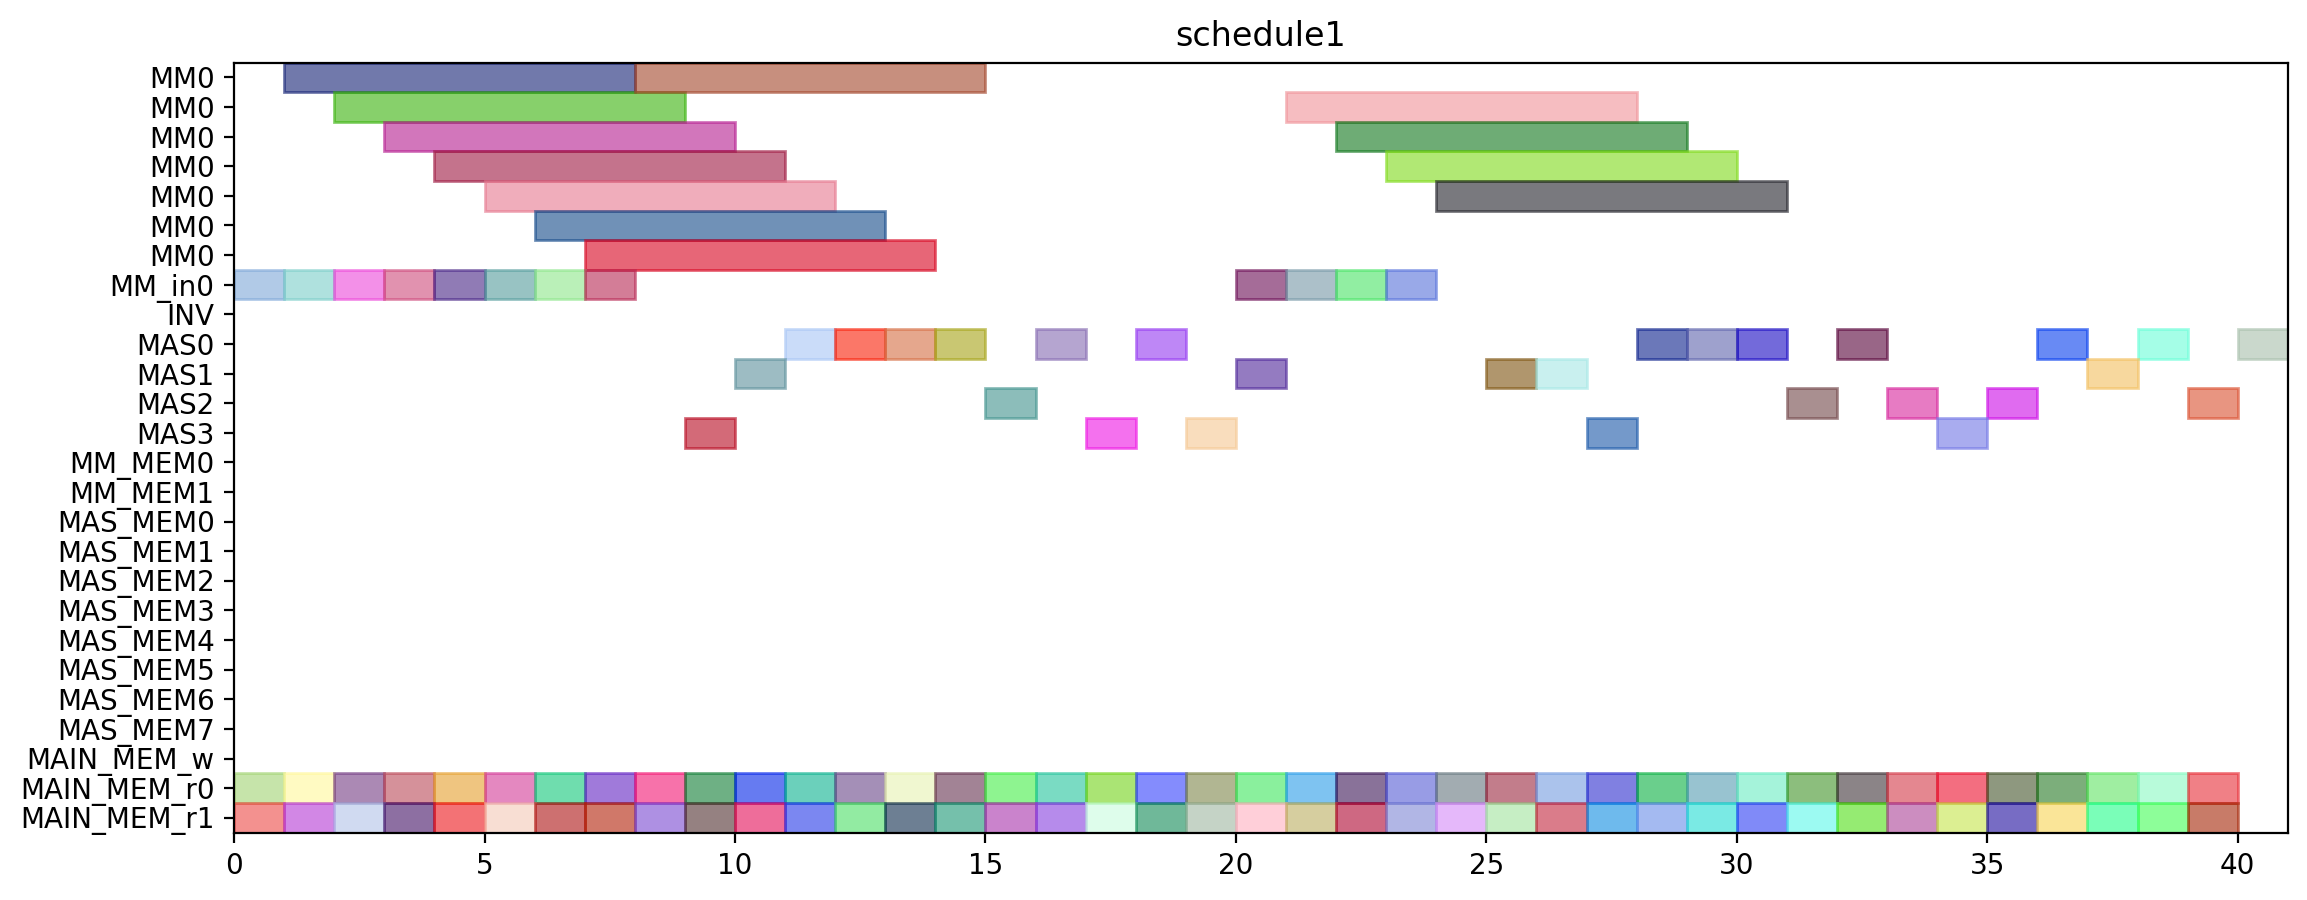

Recreate this plot in Python.
from pyschedule import Scenario, solvers, plotters, alt


def solve():
	horizon = 111
	S = Scenario("schedule1", horizon=horizon)

	# resource
	MM = S.Resources('MM', num=1, size=7)
	MM_in = S.Resources('MM_in', num=1)
	INV = S.Resource('INV')
	MAS = S.Resources('MAS', num=4, size=1, periods=range(1, horizon))
	MM_MEM = S.Resources('MM_MEM', num=2)
	MAS_MEM = S.Resources('MAS_MEM', num=8)
	MAIN_MEM_w = S.Resource('MAIN_MEM_w', size=1)
	MAIN_MEM_r = S.Resources('MAIN_MEM_r', num=2)

	# result of previous scheduling
	c_t1_t1_t1_in = S.Task('c_t1_t1_t1_in', length=1, delay_cost=1)
	S += c_t1_t1_t1_in >= 0
	c_t1_t1_t1_in += MM_in[0]

	c_t1_t1_t1_mem0 = S.Task('c_t1_t1_t1_mem0', length=1, delay_cost=1)
	S += c_t1_t1_t1_mem0 >= 0
	c_t1_t1_t1_mem0 += MAIN_MEM_r[0]

	c_t1_t1_t1_mem1 = S.Task('c_t1_t1_t1_mem1', length=1, delay_cost=1)
	S += c_t1_t1_t1_mem1 >= 0
	c_t1_t1_t1_mem1 += MAIN_MEM_r[1]

	c_t1_t0_t0_in = S.Task('c_t1_t0_t0_in', length=1, delay_cost=1)
	S += c_t1_t0_t0_in >= 1
	c_t1_t0_t0_in += MM_in[0]

	c_t1_t0_t0_mem0 = S.Task('c_t1_t0_t0_mem0', length=1, delay_cost=1)
	S += c_t1_t0_t0_mem0 >= 1
	c_t1_t0_t0_mem0 += MAIN_MEM_r[0]

	c_t1_t0_t0_mem1 = S.Task('c_t1_t0_t0_mem1', length=1, delay_cost=1)
	S += c_t1_t0_t0_mem1 >= 1
	c_t1_t0_t0_mem1 += MAIN_MEM_r[1]

	c_t1_t1_t1 = S.Task('c_t1_t1_t1', length=7, delay_cost=1)
	S += c_t1_t1_t1 >= 1
	c_t1_t1_t1 += MM[0]

	c_t0_t0_t0_in = S.Task('c_t0_t0_t0_in', length=1, delay_cost=1)
	S += c_t0_t0_t0_in >= 2
	c_t0_t0_t0_in += MM_in[0]

	c_t0_t0_t0_mem0 = S.Task('c_t0_t0_t0_mem0', length=1, delay_cost=1)
	S += c_t0_t0_t0_mem0 >= 2
	c_t0_t0_t0_mem0 += MAIN_MEM_r[0]

	c_t0_t0_t0_mem1 = S.Task('c_t0_t0_t0_mem1', length=1, delay_cost=1)
	S += c_t0_t0_t0_mem1 >= 2
	c_t0_t0_t0_mem1 += MAIN_MEM_r[1]

	c_t1_t0_t0 = S.Task('c_t1_t0_t0', length=7, delay_cost=1)
	S += c_t1_t0_t0 >= 2
	c_t1_t0_t0 += MM[0]

	c_t0_t0_t0 = S.Task('c_t0_t0_t0', length=7, delay_cost=1)
	S += c_t0_t0_t0 >= 3
	c_t0_t0_t0 += MM[0]

	c_t0_t1_t1_in = S.Task('c_t0_t1_t1_in', length=1, delay_cost=1)
	S += c_t0_t1_t1_in >= 3
	c_t0_t1_t1_in += MM_in[0]

	c_t0_t1_t1_mem0 = S.Task('c_t0_t1_t1_mem0', length=1, delay_cost=1)
	S += c_t0_t1_t1_mem0 >= 3
	c_t0_t1_t1_mem0 += MAIN_MEM_r[0]

	c_t0_t1_t1_mem1 = S.Task('c_t0_t1_t1_mem1', length=1, delay_cost=1)
	S += c_t0_t1_t1_mem1 >= 3
	c_t0_t1_t1_mem1 += MAIN_MEM_r[1]

	c_t0_t1_t1 = S.Task('c_t0_t1_t1', length=7, delay_cost=1)
	S += c_t0_t1_t1 >= 4
	c_t0_t1_t1 += MM[0]

	c_t1_t1_t0_in = S.Task('c_t1_t1_t0_in', length=1, delay_cost=1)
	S += c_t1_t1_t0_in >= 4
	c_t1_t1_t0_in += MM_in[0]

	c_t1_t1_t0_mem0 = S.Task('c_t1_t1_t0_mem0', length=1, delay_cost=1)
	S += c_t1_t1_t0_mem0 >= 4
	c_t1_t1_t0_mem0 += MAIN_MEM_r[0]

	c_t1_t1_t0_mem1 = S.Task('c_t1_t1_t0_mem1', length=1, delay_cost=1)
	S += c_t1_t1_t0_mem1 >= 4
	c_t1_t1_t0_mem1 += MAIN_MEM_r[1]

	c_t1_t0_t1_in = S.Task('c_t1_t0_t1_in', length=1, delay_cost=1)
	S += c_t1_t0_t1_in >= 5
	c_t1_t0_t1_in += MM_in[0]

	c_t1_t0_t1_mem0 = S.Task('c_t1_t0_t1_mem0', length=1, delay_cost=1)
	S += c_t1_t0_t1_mem0 >= 5
	c_t1_t0_t1_mem0 += MAIN_MEM_r[0]

	c_t1_t0_t1_mem1 = S.Task('c_t1_t0_t1_mem1', length=1, delay_cost=1)
	S += c_t1_t0_t1_mem1 >= 5
	c_t1_t0_t1_mem1 += MAIN_MEM_r[1]

	c_t1_t1_t0 = S.Task('c_t1_t1_t0', length=7, delay_cost=1)
	S += c_t1_t1_t0 >= 5
	c_t1_t1_t0 += MM[0]

	c_t0_t0_t1_in = S.Task('c_t0_t0_t1_in', length=1, delay_cost=1)
	S += c_t0_t0_t1_in >= 6
	c_t0_t0_t1_in += MM_in[0]

	c_t0_t0_t1_mem0 = S.Task('c_t0_t0_t1_mem0', length=1, delay_cost=1)
	S += c_t0_t0_t1_mem0 >= 6
	c_t0_t0_t1_mem0 += MAIN_MEM_r[0]

	c_t0_t0_t1_mem1 = S.Task('c_t0_t0_t1_mem1', length=1, delay_cost=1)
	S += c_t0_t0_t1_mem1 >= 6
	c_t0_t0_t1_mem1 += MAIN_MEM_r[1]

	c_t1_t0_t1 = S.Task('c_t1_t0_t1', length=7, delay_cost=1)
	S += c_t1_t0_t1 >= 6
	c_t1_t0_t1 += MM[0]

	c_t0_t0_t1 = S.Task('c_t0_t0_t1', length=7, delay_cost=1)
	S += c_t0_t0_t1 >= 7
	c_t0_t0_t1 += MM[0]

	c_t0_t1_t0_in = S.Task('c_t0_t1_t0_in', length=1, delay_cost=1)
	S += c_t0_t1_t0_in >= 7
	c_t0_t1_t0_in += MM_in[0]

	c_t0_t1_t0_mem0 = S.Task('c_t0_t1_t0_mem0', length=1, delay_cost=1)
	S += c_t0_t1_t0_mem0 >= 7
	c_t0_t1_t0_mem0 += MAIN_MEM_r[0]

	c_t0_t1_t0_mem1 = S.Task('c_t0_t1_t0_mem1', length=1, delay_cost=1)
	S += c_t0_t1_t0_mem1 >= 7
	c_t0_t1_t0_mem1 += MAIN_MEM_r[1]

	c_t0_t0_t3_mem0 = S.Task('c_t0_t0_t3_mem0', length=1, delay_cost=1)
	S += c_t0_t0_t3_mem0 >= 8
	c_t0_t0_t3_mem0 += MAIN_MEM_r[0]

	c_t0_t0_t3_mem1 = S.Task('c_t0_t0_t3_mem1', length=1, delay_cost=1)
	S += c_t0_t0_t3_mem1 >= 8
	c_t0_t0_t3_mem1 += MAIN_MEM_r[1]

	c_t0_t1_t0 = S.Task('c_t0_t1_t0', length=7, delay_cost=1)
	S += c_t0_t1_t0 >= 8
	c_t0_t1_t0 += MM[0]

	c_t0_t0_t2_mem0 = S.Task('c_t0_t0_t2_mem0', length=1, delay_cost=1)
	S += c_t0_t0_t2_mem0 >= 9
	c_t0_t0_t2_mem0 += MAIN_MEM_r[0]

	c_t0_t0_t2_mem1 = S.Task('c_t0_t0_t2_mem1', length=1, delay_cost=1)
	S += c_t0_t0_t2_mem1 >= 9
	c_t0_t0_t2_mem1 += MAIN_MEM_r[1]

	c_t0_t0_t3 = S.Task('c_t0_t0_t3', length=1, delay_cost=1)
	S += c_t0_t0_t3 >= 9
	c_t0_t0_t3 += MAS[3]

	c_t0_t0_t2 = S.Task('c_t0_t0_t2', length=1, delay_cost=1)
	S += c_t0_t0_t2 >= 10
	c_t0_t0_t2 += MAS[1]

	c_t0_t30_mem0 = S.Task('c_t0_t30_mem0', length=1, delay_cost=1)
	S += c_t0_t30_mem0 >= 10
	c_t0_t30_mem0 += MAIN_MEM_r[0]

	c_t0_t30_mem1 = S.Task('c_t0_t30_mem1', length=1, delay_cost=1)
	S += c_t0_t30_mem1 >= 10
	c_t0_t30_mem1 += MAIN_MEM_r[1]

	c_t0_t30 = S.Task('c_t0_t30', length=1, delay_cost=1)
	S += c_t0_t30 >= 11
	c_t0_t30 += MAS[0]

	c_t1_t1_t3_mem0 = S.Task('c_t1_t1_t3_mem0', length=1, delay_cost=1)
	S += c_t1_t1_t3_mem0 >= 11
	c_t1_t1_t3_mem0 += MAIN_MEM_r[0]

	c_t1_t1_t3_mem1 = S.Task('c_t1_t1_t3_mem1', length=1, delay_cost=1)
	S += c_t1_t1_t3_mem1 >= 11
	c_t1_t1_t3_mem1 += MAIN_MEM_r[1]

	c_t1_t0_t3_mem0 = S.Task('c_t1_t0_t3_mem0', length=1, delay_cost=1)
	S += c_t1_t0_t3_mem0 >= 12
	c_t1_t0_t3_mem0 += MAIN_MEM_r[0]

	c_t1_t0_t3_mem1 = S.Task('c_t1_t0_t3_mem1', length=1, delay_cost=1)
	S += c_t1_t0_t3_mem1 >= 12
	c_t1_t0_t3_mem1 += MAIN_MEM_r[1]

	c_t1_t1_t3 = S.Task('c_t1_t1_t3', length=1, delay_cost=1)
	S += c_t1_t1_t3 >= 12
	c_t1_t1_t3 += MAS[0]

	c_t1_t0_t3 = S.Task('c_t1_t0_t3', length=1, delay_cost=1)
	S += c_t1_t0_t3 >= 13
	c_t1_t0_t3 += MAS[0]

	c_t1_t1_t2_mem0 = S.Task('c_t1_t1_t2_mem0', length=1, delay_cost=1)
	S += c_t1_t1_t2_mem0 >= 13
	c_t1_t1_t2_mem0 += MAIN_MEM_r[0]

	c_t1_t1_t2_mem1 = S.Task('c_t1_t1_t2_mem1', length=1, delay_cost=1)
	S += c_t1_t1_t2_mem1 >= 13
	c_t1_t1_t2_mem1 += MAIN_MEM_r[1]

	c_t0_t1_t2_mem0 = S.Task('c_t0_t1_t2_mem0', length=1, delay_cost=1)
	S += c_t0_t1_t2_mem0 >= 14
	c_t0_t1_t2_mem0 += MAIN_MEM_r[0]

	c_t0_t1_t2_mem1 = S.Task('c_t0_t1_t2_mem1', length=1, delay_cost=1)
	S += c_t0_t1_t2_mem1 >= 14
	c_t0_t1_t2_mem1 += MAIN_MEM_r[1]

	c_t1_t1_t2 = S.Task('c_t1_t1_t2', length=1, delay_cost=1)
	S += c_t1_t1_t2 >= 14
	c_t1_t1_t2 += MAS[0]

	c_t0_t1_t2 = S.Task('c_t0_t1_t2', length=1, delay_cost=1)
	S += c_t0_t1_t2 >= 15
	c_t0_t1_t2 += MAS[2]

	c_t0_t20_mem0 = S.Task('c_t0_t20_mem0', length=1, delay_cost=1)
	S += c_t0_t20_mem0 >= 15
	c_t0_t20_mem0 += MAIN_MEM_r[0]

	c_t0_t20_mem1 = S.Task('c_t0_t20_mem1', length=1, delay_cost=1)
	S += c_t0_t20_mem1 >= 15
	c_t0_t20_mem1 += MAIN_MEM_r[1]

	c_t0_t20 = S.Task('c_t0_t20', length=1, delay_cost=1)
	S += c_t0_t20 >= 16
	c_t0_t20 += MAS[0]

	c_t0_t31_mem0 = S.Task('c_t0_t31_mem0', length=1, delay_cost=1)
	S += c_t0_t31_mem0 >= 16
	c_t0_t31_mem0 += MAIN_MEM_r[0]

	c_t0_t31_mem1 = S.Task('c_t0_t31_mem1', length=1, delay_cost=1)
	S += c_t0_t31_mem1 >= 16
	c_t0_t31_mem1 += MAIN_MEM_r[1]

	c_t0_t1_t3_mem0 = S.Task('c_t0_t1_t3_mem0', length=1, delay_cost=1)
	S += c_t0_t1_t3_mem0 >= 17
	c_t0_t1_t3_mem0 += MAIN_MEM_r[0]

	c_t0_t1_t3_mem1 = S.Task('c_t0_t1_t3_mem1', length=1, delay_cost=1)
	S += c_t0_t1_t3_mem1 >= 17
	c_t0_t1_t3_mem1 += MAIN_MEM_r[1]

	c_t0_t31 = S.Task('c_t0_t31', length=1, delay_cost=1)
	S += c_t0_t31 >= 17
	c_t0_t31 += MAS[3]

	c_t0_t1_t3 = S.Task('c_t0_t1_t3', length=1, delay_cost=1)
	S += c_t0_t1_t3 >= 18
	c_t0_t1_t3 += MAS[0]

	c_t0_t21_mem0 = S.Task('c_t0_t21_mem0', length=1, delay_cost=1)
	S += c_t0_t21_mem0 >= 18
	c_t0_t21_mem0 += MAIN_MEM_r[0]

	c_t0_t21_mem1 = S.Task('c_t0_t21_mem1', length=1, delay_cost=1)
	S += c_t0_t21_mem1 >= 18
	c_t0_t21_mem1 += MAIN_MEM_r[1]

	c_t0_t21 = S.Task('c_t0_t21', length=1, delay_cost=1)
	S += c_t0_t21 >= 19
	c_t0_t21 += MAS[3]

	c_t1_t0_t2_mem0 = S.Task('c_t1_t0_t2_mem0', length=1, delay_cost=1)
	S += c_t1_t0_t2_mem0 >= 19
	c_t1_t0_t2_mem0 += MAIN_MEM_r[0]

	c_t1_t0_t2_mem1 = S.Task('c_t1_t0_t2_mem1', length=1, delay_cost=1)
	S += c_t1_t0_t2_mem1 >= 19
	c_t1_t0_t2_mem1 += MAIN_MEM_r[1]

	c_t1_t0_t2 = S.Task('c_t1_t0_t2', length=1, delay_cost=1)
	S += c_t1_t0_t2 >= 20
	c_t1_t0_t2 += MAS[1]


	# new tasks
	c_t1_t20 = S.Task('c_t1_t20', length=1, delay_cost=1)
	c_t1_t20 += alt(MAS)

	c_t1_t20_mem0 = S.Task('c_t1_t20_mem0', length=1, delay_cost=1)
	c_t1_t20_mem0 += MAIN_MEM_r[0]
	S += c_t1_t20_mem0 <= c_t1_t20

	c_t1_t20_mem1 = S.Task('c_t1_t20_mem1', length=1, delay_cost=1)
	c_t1_t20_mem1 += MAIN_MEM_r[1]
	S += c_t1_t20_mem1 <= c_t1_t20

	c_t1_t21 = S.Task('c_t1_t21', length=1, delay_cost=1)
	c_t1_t21 += alt(MAS)

	c_t1_t21_mem0 = S.Task('c_t1_t21_mem0', length=1, delay_cost=1)
	c_t1_t21_mem0 += MAIN_MEM_r[0]
	S += c_t1_t21_mem0 <= c_t1_t21

	c_t1_t21_mem1 = S.Task('c_t1_t21_mem1', length=1, delay_cost=1)
	c_t1_t21_mem1 += MAIN_MEM_r[1]
	S += c_t1_t21_mem1 <= c_t1_t21

	c_t1_t30 = S.Task('c_t1_t30', length=1, delay_cost=1)
	c_t1_t30 += alt(MAS)

	c_t1_t30_mem0 = S.Task('c_t1_t30_mem0', length=1, delay_cost=1)
	c_t1_t30_mem0 += MAIN_MEM_r[0]
	S += c_t1_t30_mem0 <= c_t1_t30

	c_t1_t30_mem1 = S.Task('c_t1_t30_mem1', length=1, delay_cost=1)
	c_t1_t30_mem1 += MAIN_MEM_r[1]
	S += c_t1_t30_mem1 <= c_t1_t30

	c_t1_t31 = S.Task('c_t1_t31', length=1, delay_cost=1)
	c_t1_t31 += alt(MAS)

	c_t1_t31_mem0 = S.Task('c_t1_t31_mem0', length=1, delay_cost=1)
	c_t1_t31_mem0 += MAIN_MEM_r[0]
	S += c_t1_t31_mem0 <= c_t1_t31

	c_t1_t31_mem1 = S.Task('c_t1_t31_mem1', length=1, delay_cost=1)
	c_t1_t31_mem1 += MAIN_MEM_r[1]
	S += c_t1_t31_mem1 <= c_t1_t31

	c_t2_t0_t0_in = S.Task('c_t2_t0_t0_in', length=1, delay_cost=1)
	c_t2_t0_t0_in += alt(MM_in)
	c_t2_t0_t0 = S.Task('c_t2_t0_t0', length=7, delay_cost=1)
	c_t2_t0_t0 += alt(MM)
	S += c_t2_t0_t0>=c_t2_t0_t0_in

	c_t2_t0_t0_mem0 = S.Task('c_t2_t0_t0_mem0', length=1, delay_cost=1)
	c_t2_t0_t0_mem0 += MAIN_MEM_r[0]
	S += c_t2_t0_t0_mem0 <= c_t2_t0_t0

	c_t2_t0_t0_mem1 = S.Task('c_t2_t0_t0_mem1', length=1, delay_cost=1)
	c_t2_t0_t0_mem1 += MAIN_MEM_r[1]
	S += c_t2_t0_t0_mem1 <= c_t2_t0_t0

	c_t2_t0_t1_in = S.Task('c_t2_t0_t1_in', length=1, delay_cost=1)
	c_t2_t0_t1_in += alt(MM_in)
	c_t2_t0_t1 = S.Task('c_t2_t0_t1', length=7, delay_cost=1)
	c_t2_t0_t1 += alt(MM)
	S += c_t2_t0_t1>=c_t2_t0_t1_in

	c_t2_t0_t1_mem0 = S.Task('c_t2_t0_t1_mem0', length=1, delay_cost=1)
	c_t2_t0_t1_mem0 += MAIN_MEM_r[0]
	S += c_t2_t0_t1_mem0 <= c_t2_t0_t1

	c_t2_t0_t1_mem1 = S.Task('c_t2_t0_t1_mem1', length=1, delay_cost=1)
	c_t2_t0_t1_mem1 += MAIN_MEM_r[1]
	S += c_t2_t0_t1_mem1 <= c_t2_t0_t1

	c_t2_t0_t2 = S.Task('c_t2_t0_t2', length=1, delay_cost=1)
	c_t2_t0_t2 += alt(MAS)

	c_t2_t0_t2_mem0 = S.Task('c_t2_t0_t2_mem0', length=1, delay_cost=1)
	c_t2_t0_t2_mem0 += MAIN_MEM_r[0]
	S += c_t2_t0_t2_mem0 <= c_t2_t0_t2

	c_t2_t0_t2_mem1 = S.Task('c_t2_t0_t2_mem1', length=1, delay_cost=1)
	c_t2_t0_t2_mem1 += MAIN_MEM_r[1]
	S += c_t2_t0_t2_mem1 <= c_t2_t0_t2

	c_t2_t0_t3 = S.Task('c_t2_t0_t3', length=1, delay_cost=1)
	c_t2_t0_t3 += alt(MAS)

	c_t2_t0_t3_mem0 = S.Task('c_t2_t0_t3_mem0', length=1, delay_cost=1)
	c_t2_t0_t3_mem0 += MAIN_MEM_r[0]
	S += c_t2_t0_t3_mem0 <= c_t2_t0_t3

	c_t2_t0_t3_mem1 = S.Task('c_t2_t0_t3_mem1', length=1, delay_cost=1)
	c_t2_t0_t3_mem1 += MAIN_MEM_r[1]
	S += c_t2_t0_t3_mem1 <= c_t2_t0_t3

	c_t2_t1_t0_in = S.Task('c_t2_t1_t0_in', length=1, delay_cost=1)
	c_t2_t1_t0_in += alt(MM_in)
	c_t2_t1_t0 = S.Task('c_t2_t1_t0', length=7, delay_cost=1)
	c_t2_t1_t0 += alt(MM)
	S += c_t2_t1_t0>=c_t2_t1_t0_in

	c_t2_t1_t0_mem0 = S.Task('c_t2_t1_t0_mem0', length=1, delay_cost=1)
	c_t2_t1_t0_mem0 += MAIN_MEM_r[0]
	S += c_t2_t1_t0_mem0 <= c_t2_t1_t0

	c_t2_t1_t0_mem1 = S.Task('c_t2_t1_t0_mem1', length=1, delay_cost=1)
	c_t2_t1_t0_mem1 += MAIN_MEM_r[1]
	S += c_t2_t1_t0_mem1 <= c_t2_t1_t0

	c_t2_t1_t1_in = S.Task('c_t2_t1_t1_in', length=1, delay_cost=1)
	c_t2_t1_t1_in += alt(MM_in)
	c_t2_t1_t1 = S.Task('c_t2_t1_t1', length=7, delay_cost=1)
	c_t2_t1_t1 += alt(MM)
	S += c_t2_t1_t1>=c_t2_t1_t1_in

	c_t2_t1_t1_mem0 = S.Task('c_t2_t1_t1_mem0', length=1, delay_cost=1)
	c_t2_t1_t1_mem0 += MAIN_MEM_r[0]
	S += c_t2_t1_t1_mem0 <= c_t2_t1_t1

	c_t2_t1_t1_mem1 = S.Task('c_t2_t1_t1_mem1', length=1, delay_cost=1)
	c_t2_t1_t1_mem1 += MAIN_MEM_r[1]
	S += c_t2_t1_t1_mem1 <= c_t2_t1_t1

	c_t2_t1_t2 = S.Task('c_t2_t1_t2', length=1, delay_cost=1)
	c_t2_t1_t2 += alt(MAS)

	c_t2_t1_t2_mem0 = S.Task('c_t2_t1_t2_mem0', length=1, delay_cost=1)
	c_t2_t1_t2_mem0 += MAIN_MEM_r[0]
	S += c_t2_t1_t2_mem0 <= c_t2_t1_t2

	c_t2_t1_t2_mem1 = S.Task('c_t2_t1_t2_mem1', length=1, delay_cost=1)
	c_t2_t1_t2_mem1 += MAIN_MEM_r[1]
	S += c_t2_t1_t2_mem1 <= c_t2_t1_t2

	c_t2_t1_t3 = S.Task('c_t2_t1_t3', length=1, delay_cost=1)
	c_t2_t1_t3 += alt(MAS)

	c_t2_t1_t3_mem0 = S.Task('c_t2_t1_t3_mem0', length=1, delay_cost=1)
	c_t2_t1_t3_mem0 += MAIN_MEM_r[0]
	S += c_t2_t1_t3_mem0 <= c_t2_t1_t3

	c_t2_t1_t3_mem1 = S.Task('c_t2_t1_t3_mem1', length=1, delay_cost=1)
	c_t2_t1_t3_mem1 += MAIN_MEM_r[1]
	S += c_t2_t1_t3_mem1 <= c_t2_t1_t3

	c_t2_t20 = S.Task('c_t2_t20', length=1, delay_cost=1)
	c_t2_t20 += alt(MAS)

	c_t2_t20_mem0 = S.Task('c_t2_t20_mem0', length=1, delay_cost=1)
	c_t2_t20_mem0 += MAIN_MEM_r[0]
	S += c_t2_t20_mem0 <= c_t2_t20

	c_t2_t20_mem1 = S.Task('c_t2_t20_mem1', length=1, delay_cost=1)
	c_t2_t20_mem1 += MAIN_MEM_r[1]
	S += c_t2_t20_mem1 <= c_t2_t20

	c_t2_t21 = S.Task('c_t2_t21', length=1, delay_cost=1)
	c_t2_t21 += alt(MAS)

	c_t2_t21_mem0 = S.Task('c_t2_t21_mem0', length=1, delay_cost=1)
	c_t2_t21_mem0 += MAIN_MEM_r[0]
	S += c_t2_t21_mem0 <= c_t2_t21

	c_t2_t21_mem1 = S.Task('c_t2_t21_mem1', length=1, delay_cost=1)
	c_t2_t21_mem1 += MAIN_MEM_r[1]
	S += c_t2_t21_mem1 <= c_t2_t21

	c_t2_t30 = S.Task('c_t2_t30', length=1, delay_cost=1)
	c_t2_t30 += alt(MAS)

	c_t2_t30_mem0 = S.Task('c_t2_t30_mem0', length=1, delay_cost=1)
	c_t2_t30_mem0 += MAIN_MEM_r[0]
	S += c_t2_t30_mem0 <= c_t2_t30

	c_t2_t30_mem1 = S.Task('c_t2_t30_mem1', length=1, delay_cost=1)
	c_t2_t30_mem1 += MAIN_MEM_r[1]
	S += c_t2_t30_mem1 <= c_t2_t30

	c_t2_t31 = S.Task('c_t2_t31', length=1, delay_cost=1)
	c_t2_t31 += alt(MAS)

	c_t2_t31_mem0 = S.Task('c_t2_t31_mem0', length=1, delay_cost=1)
	c_t2_t31_mem0 += MAIN_MEM_r[0]
	S += c_t2_t31_mem0 <= c_t2_t31

	c_t2_t31_mem1 = S.Task('c_t2_t31_mem1', length=1, delay_cost=1)
	c_t2_t31_mem1 += MAIN_MEM_r[1]
	S += c_t2_t31_mem1 <= c_t2_t31

	c_t3000 = S.Task('c_t3000', length=1, delay_cost=1)
	c_t3000 += alt(MAS)

	c_t3000_mem0 = S.Task('c_t3000_mem0', length=1, delay_cost=1)
	c_t3000_mem0 += MAIN_MEM_r[0]
	S += c_t3000_mem0 <= c_t3000

	c_t3000_mem1 = S.Task('c_t3000_mem1', length=1, delay_cost=1)
	c_t3000_mem1 += MAIN_MEM_r[1]
	S += c_t3000_mem1 <= c_t3000

	c_t3001 = S.Task('c_t3001', length=1, delay_cost=1)
	c_t3001 += alt(MAS)

	c_t3001_mem0 = S.Task('c_t3001_mem0', length=1, delay_cost=1)
	c_t3001_mem0 += MAIN_MEM_r[0]
	S += c_t3001_mem0 <= c_t3001

	c_t3001_mem1 = S.Task('c_t3001_mem1', length=1, delay_cost=1)
	c_t3001_mem1 += MAIN_MEM_r[1]
	S += c_t3001_mem1 <= c_t3001

	c_t3010 = S.Task('c_t3010', length=1, delay_cost=1)
	c_t3010 += alt(MAS)

	c_t3010_mem0 = S.Task('c_t3010_mem0', length=1, delay_cost=1)
	c_t3010_mem0 += MAIN_MEM_r[0]
	S += c_t3010_mem0 <= c_t3010

	c_t3010_mem1 = S.Task('c_t3010_mem1', length=1, delay_cost=1)
	c_t3010_mem1 += MAIN_MEM_r[1]
	S += c_t3010_mem1 <= c_t3010

	c_t3011 = S.Task('c_t3011', length=1, delay_cost=1)
	c_t3011 += alt(MAS)

	c_t3011_mem0 = S.Task('c_t3011_mem0', length=1, delay_cost=1)
	c_t3011_mem0 += MAIN_MEM_r[0]
	S += c_t3011_mem0 <= c_t3011

	c_t3011_mem1 = S.Task('c_t3011_mem1', length=1, delay_cost=1)
	c_t3011_mem1 += MAIN_MEM_r[1]
	S += c_t3011_mem1 <= c_t3011

	solvers.mip.solve(S,msg=1,kind='CPLEX',ratio_gap=1.01)

	solution = [['hoge']*len(S.solution()[1]) for i in range(len(S.solution()))]
	for i in range(len(S.solution())):
		for j in range(len(S.solution()[i])):
			solution[i][j]=str(S.solution()[i][j])
	print(solution)

	cycles = int(solution[-1][3])

	pic_file_name = "/home/mfukuda/ABE/python/multiRAM_multiMAS/scheduling_result/stage7MM1_stage1MAS4/MUL/schedule1.png"
	if(S.solution() != []):
		plotters.matplotlib.plot(S,img_filename=pic_file_name, show_task_labels=False, fig_size=(cycles*0.25+3, 5))

	return solution
